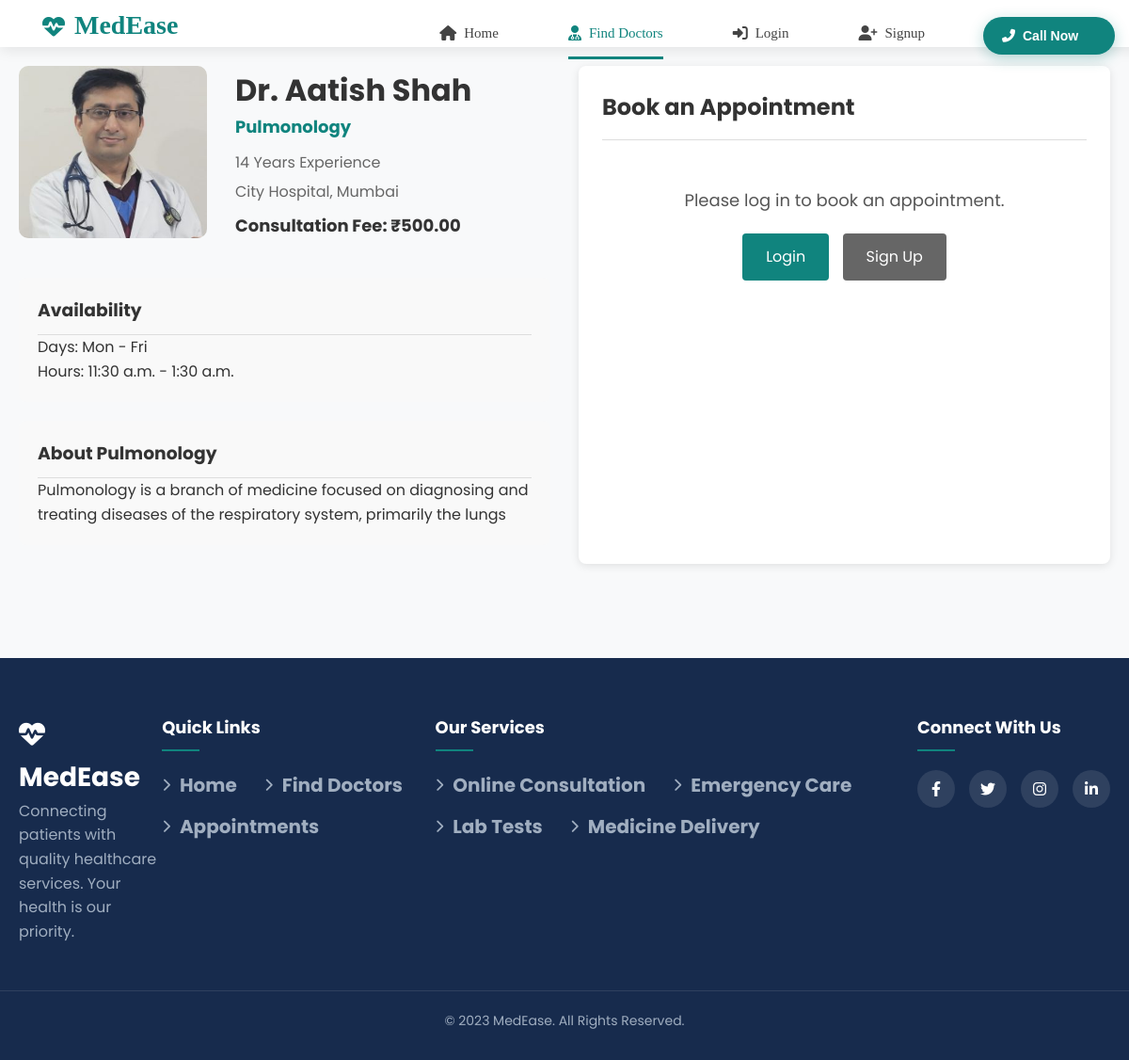
Page /doctors/10/ on the earlier database version.
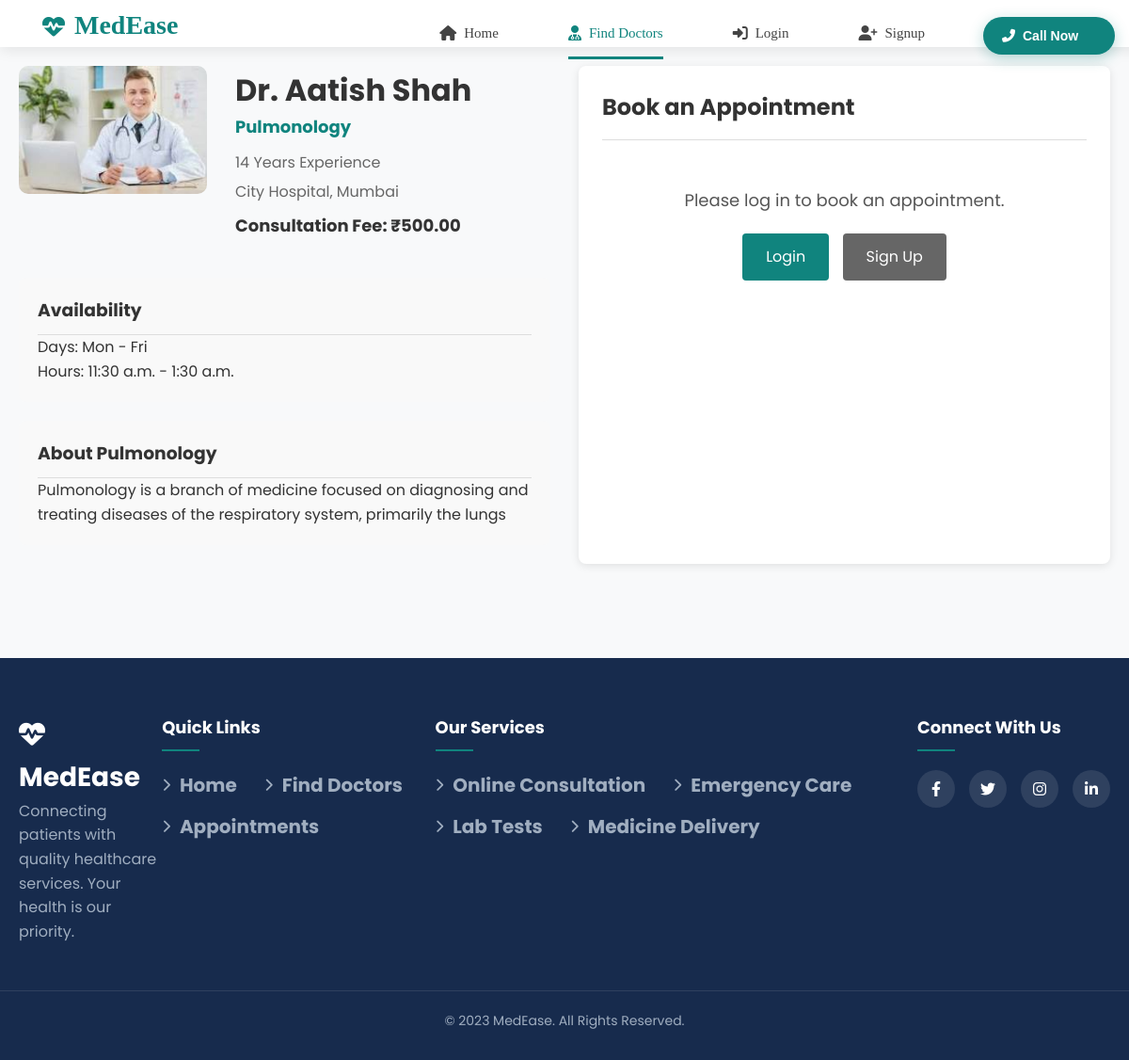
Same page on the later database version.
### members/models.py (models this page shows, shortened)
class Doctor(models.Model):
    user = models.OneToOneField(User, on_delete=models.CASCADE, related_name='doctor_profile')
    speciality = models.ForeignKey(Speciality, on_delete=models.SET_NULL, null=True)
    experience = models.PositiveIntegerField(default=0)  # Experience in years
    fee = models.DecimalField(max_digits=10, decimal_places=2)
    location = models.ForeignKey(Location, on_delete=models.SET_NULL, null=True)
    available_days = models.CharField(max_length=100, default="Monday-Friday")  # e.g. "Monday,Wednesday,Friday"
    available_time_start = models.TimeField(default="09:00")
    available_time_end = models.TimeField(default="17:00")
    profile_image = models.CharField(max_length=200, default="/static/images/profilePhotos/doctor-avatar.png")  # Path to profile image

class User(AbstractUser):
    username=None
    email=models.EmailField(unique=True)
    mobile=models.CharField(max_length=14)
    city=models.CharField(max_length=100)
    is_patient = models.BooleanField(default=True)
    is_doctor = models.BooleanField(default=False)
    is_hospital_admin = models.BooleanField(default=False)
    objects=UserManager()
    USERNAME_FIELD='email'
    REQUIRED_FIELDS=[]

class Speciality(models.Model):
    name = models.CharField(max_length=100)
    description = models.TextField(blank=True, null=True)
    image = models.CharField(max_length=200, blank=True, null=True)  # Path to image
    class Meta:
        verbose_name_plural = "Specialities"

class Location(models.Model):
    name = models.CharField(max_length=100)
    address = models.TextField()
    city = models.CharField(max_length=100)
    state = models.CharField(max_length=100)
    pincode = models.CharField(max_length=10)

### members/views.py (the view)
# urls.py: path('doctors/<int:doctor_id>/', member_views.doctor_detail, name='doctor_detail'),
def doctor_detail(request, doctor_id):
    doctor = get_object_or_404(Doctor, id=doctor_id)
    available_dates = []
    today = timezone.now().date()
    for i in range(7):
        date = today + datetime.timedelta(days=i)
        day_name = date.strftime('%A')
        if day_name in doctor.available_days:
            available_dates.append(date)
    context = {
        'doctor': doctor,
        'available_dates': available_dates
    }
    return render(request, 'doctor_detail.html', context)

### templates/doctor_detail.html (shortened to what the changed rows need)
{% extends 'base.html' %}
{% block content %}
<div class="doctor-detail-container">
    <div class="doctor-profile">
        <div class="doctor-header">
            <div class="doctor-img">
                <img src="{{ doctor.profile_image }}" alt="Dr. {{ doctor.user.first_name }} {{ doctor.user.last_name }}">
            </div>
            <div class="doctor-basic-info">
                <h1>Dr. {{ doctor.user.first_name }} {{ doctor.user.last_name }}</h1>
                <p class="doctor-specialty">{{ doctor.speciality.name }}</p>
                <p class="doctor-experience">{{ doctor.experience }} Years Experience</p>
                <p class="doctor-location">{{ doctor.location.name }}, {{ doctor.location.city }}</p>
                <p class="doctor-fee">Consultation Fee: ₹{{ doctor.fee }}</p>
            </div>
        </div>
        <div class="doctor-availability-info">
            <h3>Availability</h3>
            <p>Days: {{ doctor.available_days }}</p>
            <p>Hours: {{ doctor.available_time_start }} - {{ doctor.available_time_end }}</p>
        </div>
        {% if doctor.speciality.description %}
        <div class="doctor-speciality-info">
            <h3>About {{ doctor.speciality.name }}</h3>
            <p>{{ doctor.speciality.description }}</p>
        </div>
        {% endif %}
    </div>
    <div class="appointment-booking-section">
        <h2>Book an Appointment</h2>
    </div>
</div>
{% endblock %}

Differences in the rows shown:
changed Doctor "Mon - Fri": profile_image: a different picture
